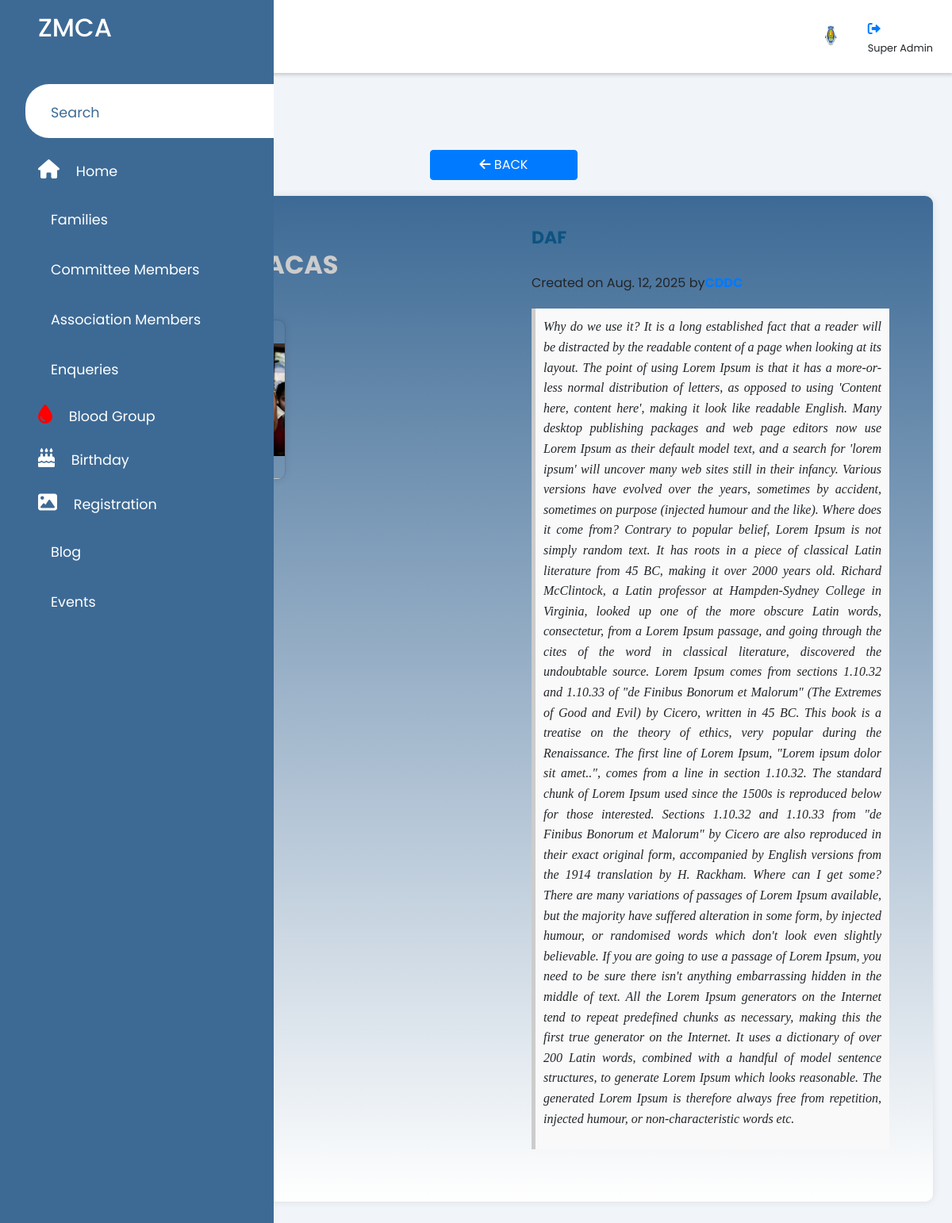
Screenshot of /addblogdetail/13/ with the database file from the repository.
### zmcaadmin/models.py (models this page shows, shortened)
class Blog(models.Model):
    id = models.AutoField(primary_key=True)
    image = models.ImageField(upload_to='blog_images/')
    title = models.CharField(max_length=100)
    subtitle = models.CharField(max_length=200)
    description = models.TextField()
    date = models.DateField()
    timestamp = models.DateTimeField(auto_now_add=True)
    author_name = models.CharField(max_length=100)
    DRAFT = 'Draft'
    PUBLISHED = 'Published'
    STATUS_CHOICES = [
        (DRAFT, 'Draft'),
        (PUBLISHED, 'Published'),
    ]
    status = models.CharField(max_length=20, choices=STATUS_CHOICES, default=DRAFT)

### zmcaadmin/views.py (the view)
# urls.py: path('addblogdetail/<int:blog_id>/', views.add_blog_detail, name='addblogdetail'),
def add_blog_detail(request, blog_id):
    blog = get_object_or_404(Blog, id=blog_id)
    return render(request, 'admin/addblogdetail.html', {'blog': blog})

### templates/admin/addblogdetail.html (shortened to what this page needs)
{% extends 'admin/adminbase.html' %}
{% load static %}
{% block content %}
    <div class="sidebar">
      <div class="sidebar-brand">
        <h2><span>ZMCA</span></h2>
      </div>
      <div class="sidebar-menu">
        <ul>
          <li>
            <a href="" class="active"><span class="las la-search"></span>
            <span>Search</span></a>
          </li>
          <li>
            <a href="{% url 'adminindex' %}"><span class="fas fa-home"></span>
            <span>Home</span></a>
          </li>
          <li>
            <a href="{% url 'members_view' %}"><span class="las la-home"></span>
              <span>Families</span></a>
          <li>
            <a href="{% url 'committe' %}"><span class="las la-users"></span>
            <span>Committee Members</span></a>
          </li>
          <li>
            <a href="{% url 'fam_view' %}">
            <span class="las la-users"></span>
            <span>Association Members</span></a>
          </li>
          <li>
            <a href="{% url 'enquiry_list' %}"><span class="las la-question-circle"></span>
            <span>Enqueries</span></a>
          </li>
          <li>
            <a href="{% url 'bloodgroupadmin' %}">
              <span class="fas fa-tint" style="color: red;"></span>
            <span>Blood Group</span></a>
          </li>
          <li>
            <a href="{% url 'birthdaydetails1' %}">
              <span class="fas fa-birthday-cake"></span>
            <span>Birthday</span></a>
          </li>
          </li>
          <li>
            <a href=""><span class="fa-solid fa-image"></span>
            <span>Registration</span></a>
          </li>
          <li>
            <a href=""><span class="las la-blog"></span>
            <span>Blog</span></a>
          </li>
          <li>
            <a href=""><span class="las la-clipboard-list"></span>
            <span>Events</span></a>
          </li>
        </ul>
      </div>
    </div>
    <div class="main-content">
      <header>
        <h2>
          <label for="nav-toggle">
            <span class="las la-bars"></span>
          </label>
        ZMCA Admin
        </h2>
        <div class="user-wrapper">
          <img src="{% static 'img/logo.jpg' %}" width="60px" height="60px" alt="">
          <div>
            <h4>        <a href="{% url 'logout' %}" style="font-size: 16px;"> <i class="fa-solid fa-right-from-bracket"></i></a>
            </h4>
            <small>Super Admin</small>
          </div>
        </div>
      </header>
      <main>
        <br><br><br>
        <div style="display: flex; justify-content: center;">
          <button onclick="window.location.href='{% url 'addblogview' %}'" class="btn btn-primary" style="flex-grow: 0.1; width: auto;"><span class="fas fa-arrow-left"></span> BACK</button>
        </div>
        <section id="blog" class="blog" style="background: linear-gradient(to bottom, #3d6a95, #ffffff);">
          <div class="container" data-aos="fade-up" data-aos-delay="100">
              <div class="row g-5">
                  <div class="col-lg-6">
                    <br><br>
                    <div style="text-align: center;color: #ccc;font-weight: bolder;font-size: 28px;">
                      <h2 class="title uppercase-text"   >{{ blog.title }}&nbsp; </h2>
                      <br>
                    </div>
                    <div class="col-lg-6">
                      <div class="card"  style="background-color: transparent;">
                          <div class="post-img">
                              {% if blog.image %}
                                  <img src="{{ blog.image.url }}" alt="{{ blog.name }}">
                              {% else %}
                                  <p>No image available</p>
                              {% endif %}
                          </div>
                      </div>
                  </div>
                  </div>
                  <div class="col-lg-6">
                      <article class="blog-details">
                          <h3 class="uppercase-text" style="font-size:22px;font-weight: bolder;color:rgba(10, 82, 127, 0.951);">{{ blog.subtitle }}</h3><br>
                          <div class="meta-top">
                              <ul>
                                  <li class="d-flex align-items-center">
                                  Created on {{ blog.date }}&nbsp;  {{ blog.time|time:"H:i:s" }}</span> by
                                      <a href="" class="uppercase-text">{{ blog.author_name }}</a>
                                  </li>
                              </ul>
                          </div>
                          <div class="content" style="text-transform:none">
                            <blockquote>
                              <p>{{ blog.description }}</p>
                          </blockquote>
                          <br>
                          </div>
                      </article>
                  </div>
              </div>
          </div>
      </section>
    </main>
    </div>
    {% endblock %}

### static/css/admin.css (style rules this page uses)
:root { --main-color:#3d6a95; --color-dark: #1D2231; --text-grey: #8390A2; }
* { padding: 0; margin: 0; box-sizing: border-box; list-style-type: none; text-decoration: none; font-family: 'Poppins', sans-serif; }
.sidebar { width: 345px; position: fixed; left: 0; top: 0; height: 100%; background: var(--main-color); z-index: 100; transition: width 300ms; }
.sidebar-brand { height: 90px; padding: 1rem 0rem 1rem 2rem; color: #fff; }
.sidebar-menu { margin-top: 1rem; }
.sidebar-menu li { width: 100%; margin-bottom: 1.7rem; padding-left: 1rem; }
.sidebar-menu a { padding-left: 1rem; display: block; color: #fff; font-size: 1.1rem; }
.sidebar-menu a.active { background: #fff; padding-top:1rem; padding-bottom: 1rem; color:var(--main-color); border-radius:30px 0px 0px 30px; }
.sidebar-menu a span:first-child { font-size: 1.5rem; padding-right: 1rem; }
.main-content { transition: margin-left 300ms; margin-left: 345px; }
header { background: #fff; display: flex; justify-content: space-between; align-items: center; padding: 1rem 1.5rem; box-shadow: 2px 2px 5px rgba(0, 0, 0, 0.2); position: fixed; left:345px; width: calc(100% - 345px); top:0; z-index: 100%; transition: left 300ms; }
header h2 { color: #555; }
header label span { font-size: 1.7rem; padding-right: 1rem; }
.user-wrapper { display: flex; align-items: center; }
.user-wrapper img { border-radius: 50%; margin-right:1rem; }
.user-wrapper h4 { margin-bottom: 0rem !important; }
main { margin-top: 85px; padding: 2rem 1.5rem; background: #f1f5f9; min-height: calc(100vh - 90px); }
.card { background: #fff; border-radius: 5px; }
@media only screen and (max-width: 1200px) { .sidebar { width: 70px; } }
@media only screen and (max-width: 1200px) { .sidebar .sidebar-brand, .sidebar li { padding-left: 1rem; text-align: center; } }
@media only screen and (max-width: 1200px) { .sidebar li a { padding-left: 0rem; } }
@media only screen and (max-width: 1200px) { .main-content { margin-left: 70px; } }
@media only screen and (max-width: 1200px) { .main-content header { width: calc(100% - 70px); left: 70px; } }

### templates/admin/addblogdetail.html (style rules this page uses)
body { font-family: poppins, sans-serif; margin: 0; padding: 0; background-color: #f1f1f1; }
.card { width: 100%; background-color: #fff; border-radius: 10px; overflow: hidden; box-shadow: 0 0 10px rgba(0, 0, 0, 0.1); }
label { font-weight: bold; }
input[type="text"], textarea, button, input[type="file"] { width: calc(100% - 20px); padding: 10px; border: 1px solid #ccc; border-radius: 5px; box-sizing: border-box; }
button { background-color: #3d6a95; color: #fff; border: none; border-radius: 5px; padding: 10px 20px; cursor: pointer; transition: background-color 0.3s; }
img { max-width: 100px; max-height: 100px; }
.uppercase-text { text-transform: uppercase; font-weight: bold; }
.blog { margin-top: 20px; padding: 20px; background-color: #fff; border-radius: 10px; box-shadow: 0 0 10px rgba(0, 0, 0, 0.1); }
.blog .container { max-width: 1200px; margin: 0 auto; }
.blog .row { margin-right: -15px; margin-left: -15px; }
.blog-details { padding: 20px; font-family: 'Poppins', sans-serif; }
.card { width: 100%; border-radius: 10px; overflow: hidden; box-shadow: 0 0 10px rgba(0, 0, 0, 0.1); }
.post-img { display: flex; justify-content: center; align-items: center; width: 100%; height: 200px; overflow: hidden; border-bottom: 1px solid #ccc; }
.post-img img { width: auto; height: auto; max-width: 100%; max-height: 100%; }
p { font-family:Cambria, Cochin, Georgia, Times, 'Times New Roman', serif; padding: auto; text-align:justify; overflow:auto; }
.blog-details .meta-top { margin-bottom: 20px; }
.blog-details .content { font-size: 16px; line-height: 1.6; }
.blog-details blockquote { margin: 0; padding: 10px; background-color: #f9f9f9; border-left: 5px solid #ccc; font-style: italic; }

### rows the page displays
Blog: title "SACAS", image (picture), subtitle "DAF", date "Aug. 12, 2025", description "Why do we use it? It is a long established fact that a reader will be distracted by the readable content of a page when looking at its layout. The point of using Lorem Ipsum is that it has a more-or-less normal distribution of letters, as opposed to using 'Content here, content here', making it look like readable English. Many desktop publishing packages and web page editors now use Lorem Ipsum as their default model text, and a search for 'lorem ipsum' will uncover many web sites still in their infancy. Various versions have evolved over the years, sometimes by accident, sometimes on purpose (injected humour and the like). Where does it come from? Contrary to popular belief, Lorem Ipsum is…"
